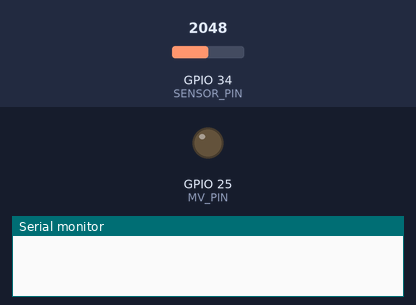
Bench run of a sketch on a simulated ESP32. On the bench: output pins drawn as LEDs (lit = HIGH), the last lines printed to the serial monitor. The test bench sets the inputs (shaded band); at power-on: GPIO 34 (SENSOR_PIN) = 2048.

Above: at 0.0 s.
At 2.1 s:
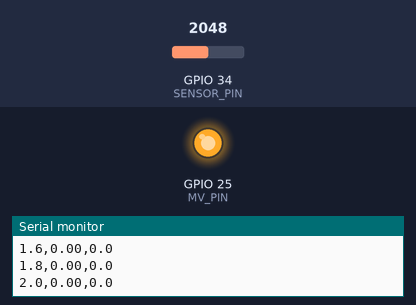
Timing chart, 0 to 3.6 s (numbered marks = the images above):
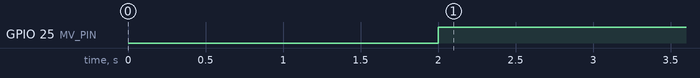

The sketch:

rcid.ino
```cpp
/* rc id code - timer - By Josenalde Oliveira July 2024 */

#include <freertos/FreeRTOS.h>
#include <freertos/task.h>

// Settings
static const TickType_t samplingInterval = 200 / portTICK_PERIOD_MS; // 200ms = 0.2s
static const TickType_t timeToStartInterval = 2000 / portTICK_PERIOD_MS;

static const uint8_t PV_PIN = 2;
static const uint8_t SENSOR_PIN = 34;
static const uint8_t MV_PIN = 25;
volatile float VCC = 0.0;
volatile uint16_t sensorReadingInt;
volatile float sensorReadingVoltage;
// Globals
static TimerHandle_t getSensorReadingTimer = NULL;
static TimerHandle_t stepInputStartTimer = NULL;

//static TaskHandle_t taskZeroOutputHandler = NULL;

//*****************************************************************************
// Callbacks

// get a new sample
void getSensorReadingCallback(TimerHandle_t xTimer) {
  Serial.print(xTaskGetTickCount() / 1000., 1);
  sensorReadingInt = analogRead(SENSOR_PIN);
  sensorReadingVoltage = (sensorReadingInt) * (VCC/4096.);
  Serial.print(",");
  Serial.print(VCC);
  Serial.print(",");
  Serial.println(sensorReadingVoltage, 1);
}

// send step after <timeToStartInterval> seconds
void setStepInputReadingCallback(TimerHandle_t xTimer) {
  digitalWrite(MV_PIN, HIGH);
  VCC = 3.3;
}


//*****************************************************************************

void setup() {
  // Configure Serial
  Serial.begin(115200);
  // Configure I/O direction
  pinMode(MV_PIN, OUTPUT);
  pinMode(SENSOR_PIN, INPUT);

  // Create a auto-reload timer for sensor readings
  getSensorReadingTimer = xTimerCreate(
                      "getSensorReadingTimer",     // Name of timer
                      samplingInterval,            // Period of timer (in ticks)
                      pdTRUE,              // Auto-reload TRUE, one_shot FALSE
                      (void *)0,            // Timer ID
                      getSensorReadingCallback);  // Callback function
  // Create a one shot timer for step output
  stepInputStartTimer  = xTimerCreate(
                      "stepInputStartTimer ",     // Name of timer
                      timeToStartInterval,            // Period of timer (in ticks)
                      pdFALSE,              // Auto-reload TRUE, one_shot FALSE
                      (void *)1,            // Timer ID
                      setStepInputReadingCallback);  // Callback function

  xTimerStart(getSensorReadingTimer, 0);
  xTimerStart(stepInputStartTimer, 0);
}

void loop() {
  vTaskSuspend(NULL); // Execution should never get here
}
```

Measured:
- by itself, GPIO 25 (MV_PIN): LOW → HIGH at 2.0 s
